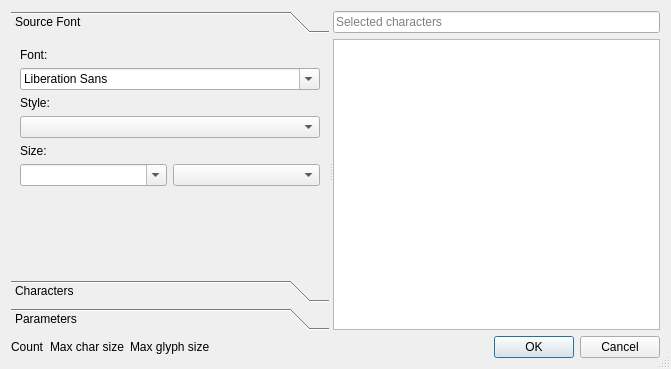
<?xml version="1.0" encoding="UTF-8"?>
<ui version="4.0">
 <class>DialogFontSelect</class>
 <widget class="QDialog" name="DialogFontSelect">
  <property name="geometry">
   <rect>
    <x>0</x>
    <y>0</y>
    <width>671</width>
    <height>369</height>
   </rect>
  </property>
  <property name="windowTitle">
   <string>Font setup</string>
  </property>
  <property name="sizeGripEnabled">
   <bool>true</bool>
  </property>
  <layout class="QVBoxLayout" name="verticalLayout_8">
   <item>
    <widget class="QSplitter" name="splitter_2">
     <property name="sizePolicy">
      <sizepolicy hsizetype="Expanding" vsizetype="Expanding">
       <horstretch>0</horstretch>
       <verstretch>0</verstretch>
      </sizepolicy>
     </property>
     <property name="orientation">
      <enum>Qt::Horizontal</enum>
     </property>
     <widget class="QToolBox" name="toolBox">
      <property name="currentIndex">
       <number>0</number>
      </property>
      <widget class="QWidget" name="pageSourceFont">
       <property name="geometry">
        <rect>
         <x>0</x>
         <y>0</y>
         <width>308</width>
         <height>229</height>
        </rect>
       </property>
       <attribute name="label">
        <string>Source Font</string>
       </attribute>
       <layout class="QVBoxLayout" name="verticalLayout_3">
        <item>
         <layout class="QVBoxLayout" name="verticalLayout_2">
          <item>
           <widget class="QLabel" name="label">
            <property name="text">
             <string>Font:</string>
            </property>
           </widget>
          </item>
          <item>
           <widget class="QFontComboBox" name="fontComboBox"/>
          </item>
          <item>
           <widget class="QLabel" name="label_3">
            <property name="text">
             <string>Style:</string>
            </property>
           </widget>
          </item>
          <item>
           <widget class="QComboBox" name="comboBoxStyle"/>
          </item>
          <item>
           <widget class="QLabel" name="label_2">
            <property name="text">
             <string>Size:</string>
            </property>
           </widget>
          </item>
          <item>
           <layout class="QHBoxLayout" name="horizontalLayout_7">
            <item>
             <widget class="QComboBox" name="comboBoxSize">
              <property name="editable">
               <bool>true</bool>
              </property>
             </widget>
            </item>
            <item>
             <widget class="QComboBox" name="comboBoxSizeUnits"/>
            </item>
           </layout>
          </item>
          <item>
           <spacer name="verticalSpacer_2">
            <property name="orientation">
             <enum>Qt::Vertical</enum>
            </property>
            <property name="sizeHint" stdset="0">
             <size>
              <width>20</width>
              <height>40</height>
             </size>
            </property>
           </spacer>
          </item>
         </layout>
        </item>
       </layout>
      </widget>
      <widget class="QWidget" name="pageUnicodeBlocks">
       <property name="geometry">
        <rect>
         <x>0</x>
         <y>0</y>
         <width>308</width>
         <height>229</height>
        </rect>
       </property>
       <attribute name="label">
        <string>Characters</string>
       </attribute>
       <layout class="QVBoxLayout" name="verticalLayout_6">
        <item>
         <layout class="QVBoxLayout" name="verticalLayout_4">
          <item>
           <widget class="QLabel" name="label_5">
            <property name="sizePolicy">
             <sizepolicy hsizetype="Minimum" vsizetype="Preferred">
              <horstretch>0</horstretch>
              <verstretch>0</verstretch>
             </sizepolicy>
            </property>
            <property name="text">
             <string>Filter:</string>
            </property>
           </widget>
          </item>
          <item>
           <widget class="QLineEdit" name="lineEditUnicodeBlocksFilter">
            <property name="sizePolicy">
             <sizepolicy hsizetype="Expanding" vsizetype="Fixed">
              <horstretch>0</horstretch>
              <verstretch>0</verstretch>
             </sizepolicy>
            </property>
            <property name="placeholderText">
             <string>Enter filter...</string>
            </property>
           </widget>
          </item>
          <item>
           <widget class="QListView" name="listViewBlocks">
            <property name="sizePolicy">
             <sizepolicy hsizetype="Preferred" vsizetype="Expanding">
              <horstretch>0</horstretch>
              <verstretch>0</verstretch>
             </sizepolicy>
            </property>
           </widget>
          </item>
          <item>
           <widget class="QPushButton" name="pushButtonAppendSelected">
            <property name="enabled">
             <bool>false</bool>
            </property>
            <property name="text">
             <string>Append Selected</string>
            </property>
           </widget>
          </item>
          <item>
           <widget class="QPushButton" name="pushButtonAppendRange">
            <property name="text">
             <string>Append Range...</string>
            </property>
           </widget>
          </item>
         </layout>
        </item>
       </layout>
      </widget>
      <widget class="QWidget" name="pageImageParameters">
       <property name="geometry">
        <rect>
         <x>0</x>
         <y>0</y>
         <width>308</width>
         <height>229</height>
        </rect>
       </property>
       <attribute name="label">
        <string>Parameters</string>
       </attribute>
       <layout class="QVBoxLayout" name="verticalLayout_5">
        <item>
         <layout class="QVBoxLayout" name="verticalLayout">
          <item>
           <layout class="QHBoxLayout" name="horizontalLayout_3">
            <item>
             <widget class="QRadioButton" name="radioButtonProportional">
              <property name="text">
               <string>Proportional</string>
              </property>
              <property name="checked">
               <bool>true</bool>
              </property>
             </widget>
            </item>
            <item>
             <widget class="QRadioButton" name="radioButtonMonospaced">
              <property name="text">
               <string>Monospaced</string>
              </property>
             </widget>
            </item>
            <item>
             <spacer name="horizontalSpacer_2">
              <property name="orientation">
               <enum>Qt::Horizontal</enum>
              </property>
              <property name="sizeHint" stdset="0">
               <size>
                <width>40</width>
                <height>20</height>
               </size>
              </property>
             </spacer>
            </item>
           </layout>
          </item>
          <item>
           <layout class="QHBoxLayout" name="horizontalLayout_5">
            <property name="sizeConstraint">
             <enum>QLayout::SetFixedSize</enum>
            </property>
            <property name="topMargin">
             <number>5</number>
            </property>
            <property name="bottomMargin">
             <number>5</number>
            </property>
            <item>
             <widget class="QSpinBox" name="spinBoxMultiplicityWidth">
              <property name="toolTip">
               <string>Multiplicity of width</string>
              </property>
              <property name="prefix">
               <string>W /</string>
              </property>
              <property name="minimum">
               <number>1</number>
              </property>
              <property name="maximum">
               <number>256</number>
              </property>
             </widget>
            </item>
            <item>
             <widget class="QSpinBox" name="spinBoxMultiplicityHeight">
              <property name="toolTip">
               <string>Multiplicity of height</string>
              </property>
              <property name="prefix">
               <string>H /</string>
              </property>
              <property name="minimum">
               <number>1</number>
              </property>
              <property name="maximum">
               <number>256</number>
              </property>
             </widget>
            </item>
            <item>
             <spacer name="horizontalSpacer_4">
              <property name="orientation">
               <enum>Qt::Horizontal</enum>
              </property>
              <property name="sizeHint" stdset="0">
               <size>
                <width>40</width>
                <height>20</height>
               </size>
              </property>
             </spacer>
            </item>
           </layout>
          </item>
          <item>
           <widget class="QCheckBox" name="checkBoxAntialiasing">
            <property name="text">
             <string>Antialiasing</string>
            </property>
           </widget>
          </item>
          <item>
           <layout class="QHBoxLayout" name="horizontalLayout_4">
            <item>
             <widget class="QPushButton" name="pushButtonBackColor">
              <property name="sizePolicy">
               <sizepolicy hsizetype="Fixed" vsizetype="Fixed">
                <horstretch>0</horstretch>
                <verstretch>0</verstretch>
               </sizepolicy>
              </property>
              <property name="text">
               <string>Back Color</string>
              </property>
             </widget>
            </item>
            <item>
             <widget class="QPushButton" name="pushButtonForeColor">
              <property name="sizePolicy">
               <sizepolicy hsizetype="Fixed" vsizetype="Fixed">
                <horstretch>0</horstretch>
                <verstretch>0</verstretch>
               </sizepolicy>
              </property>
              <property name="text">
               <string>Fore Color</string>
              </property>
             </widget>
            </item>
            <item>
             <spacer name="horizontalSpacer_3">
              <property name="orientation">
               <enum>Qt::Horizontal</enum>
              </property>
              <property name="sizeHint" stdset="0">
               <size>
                <width>40</width>
                <height>20</height>
               </size>
              </property>
             </spacer>
            </item>
           </layout>
          </item>
          <item>
           <widget class="QPushButton" name="pushButtonSort">
            <property name="sizePolicy">
             <sizepolicy hsizetype="Fixed" vsizetype="Fixed">
              <horstretch>0</horstretch>
              <verstretch>0</verstretch>
             </sizepolicy>
            </property>
            <property name="text">
             <string>Sort</string>
            </property>
           </widget>
          </item>
          <item>
           <spacer name="verticalSpacer">
            <property name="orientation">
             <enum>Qt::Vertical</enum>
            </property>
            <property name="sizeHint" stdset="0">
             <size>
              <width>20</width>
              <height>40</height>
             </size>
            </property>
           </spacer>
          </item>
         </layout>
        </item>
       </layout>
      </widget>
     </widget>
     <widget class="QWidget" name="layoutWidget">
      <layout class="QVBoxLayout" name="verticalLayout_7">
       <item>
        <layout class="QHBoxLayout" name="horizontalLayout_2">
         <item>
          <widget class="QLineEdit" name="lineEdit">
           <property name="toolTip">
            <string>Selected characters</string>
           </property>
           <property name="placeholderText">
            <string>Selected characters</string>
           </property>
          </widget>
         </item>
        </layout>
       </item>
       <item>
        <widget class="QSplitter" name="splitter">
         <property name="orientation">
          <enum>Qt::Horizontal</enum>
         </property>
         <widget class="QTableView" name="tableView"/>
        </widget>
       </item>
      </layout>
     </widget>
    </widget>
   </item>
   <item>
    <layout class="QHBoxLayout" name="horizontalLayout">
     <item>
      <widget class="QLabel" name="labelCharactersCount">
       <property name="text">
        <string>Count</string>
       </property>
      </widget>
     </item>
     <item>
      <widget class="QLabel" name="labelCharactersMaxCharSize">
       <property name="text">
        <string>Max char size</string>
       </property>
      </widget>
     </item>
     <item>
      <widget class="QLabel" name="labelCharactersMaxGlyphSize">
       <property name="text">
        <string>Max glyph size</string>
       </property>
      </widget>
     </item>
     <item>
      <spacer name="horizontalSpacer">
       <property name="orientation">
        <enum>Qt::Horizontal</enum>
       </property>
       <property name="sizeHint" stdset="0">
        <size>
         <width>40</width>
         <height>20</height>
        </size>
       </property>
      </spacer>
     </item>
     <item>
      <widget class="QDialogButtonBox" name="buttonBox">
       <property name="sizePolicy">
        <sizepolicy hsizetype="Fixed" vsizetype="Fixed">
         <horstretch>0</horstretch>
         <verstretch>0</verstretch>
        </sizepolicy>
       </property>
       <property name="standardButtons">
        <set>QDialogButtonBox::Cancel|QDialogButtonBox::Ok</set>
       </property>
      </widget>
     </item>
    </layout>
   </item>
  </layout>
 </widget>
 <resources/>
 <connections>
  <connection>
   <sender>buttonBox</sender>
   <signal>accepted()</signal>
   <receiver>DialogFontSelect</receiver>
   <slot>accept()</slot>
   <hints>
    <hint type="sourcelabel">
     <x>660</x>
     <y>339</y>
    </hint>
    <hint type="destinationlabel">
     <x>335</x>
     <y>149</y>
    </hint>
   </hints>
  </connection>
  <connection>
   <sender>buttonBox</sender>
   <signal>rejected()</signal>
   <receiver>DialogFontSelect</receiver>
   <slot>reject()</slot>
   <hints>
    <hint type="sourcelabel">
     <x>660</x>
     <y>339</y>
    </hint>
    <hint type="destinationlabel">
     <x>335</x>
     <y>149</y>
    </hint>
   </hints>
  </connection>
 </connections>
</ui>
